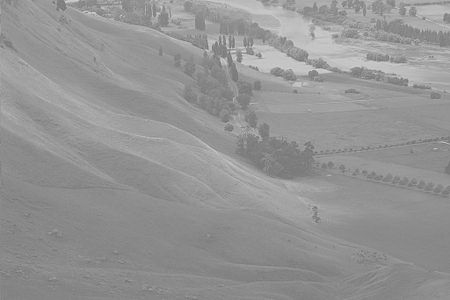
//> input picture Study_Yeungnam_Univ/Autonomous driving Artificial intelligence/bmp&jpg/hawkes.bmp, 450 x 300 px
$ ./alpha_equalizeHist_by_hawkes   (built with g++ and OpenCV 4, the #if around main switched on)
//> lines starting //> are read from the running program, lines starting //| are printed output that depends on the picture
// Eg.4 results
// 주소복사가 아니라, Deep copy 예제이고, equlizeHist라는 opencv 내장 function 사용.
#if 0

#include <stdio.h>
#include "opencv2/opencv.hpp"
#include <iostream>
using namespace cv;
using namespace std;

Mat calcGrayHist(const Mat& img);

Mat drawGrayHistImage(const Mat& hist);

int main(void) {


	Mat src;
	src = imread("hawkes.bmp", IMREAD_GRAYSCALE);
//> src is the input picture: 300 rows x 450 cols, CV_8UC1; min 107, max 218, mean 148

	Mat dst(src.rows, src.cols, src.type());
	Mat hist_equalized_src;

	float alpha = 1;

	for (int i = 0; i < src.rows; i++) {
		for (int j = 0; j < src.cols; j++) {
			//dst.at<uchar>(i, j) = saturate_cast<uchar>(src.at<uchar>(i, j) + 50);
			//dst.at<uchar>(i, j) = saturate_cast<uchar>(src.at<uchar>(i, j) * 1.5);
			dst.at<uchar>(i, j) = saturate_cast<uchar>(src.at<uchar>(i, j) + ((src.at<uchar>(i, j) - 128 * alpha)));
		}
	}
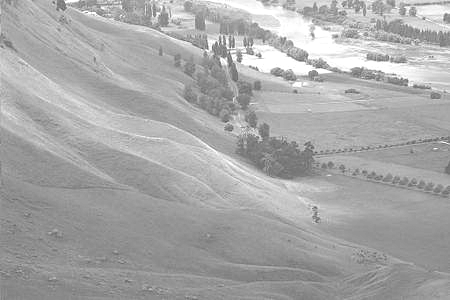
//> dst: 300 rows x 450 cols, CV_8UC1; min 86, max 255, mean 167.7

	equalizeHist(src, hist_equalized_src);
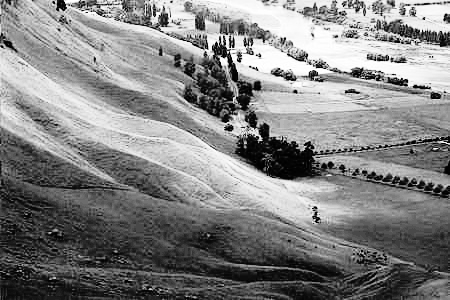
//> hist_equalized_src: 300 rows x 450 cols, CV_8UC1; min 0, max 255, mean 130.5

	Mat hist_src = calcGrayHist(src);
//> in calcGrayHist, `calcHist(&img, 1, channels, noArray(), hist, dims, histSize, ranges );`: hist = 256 values, max 5765 at index 138, min 0 at index 0, mean 527.3
//> hist_src has the same summary as hist in calcGrayHist
	Mat hist_src_img = drawGrayHistImage(hist_src);
//> in drawGrayHistImage, `minMaxLoc(hist, 0, &histMax, 0, 0, noArray());`: histMax = 5765
//| 5765.000000
//> after the loop in drawGrayHistImage, `for (int i = 0; i < 256; i++)`:
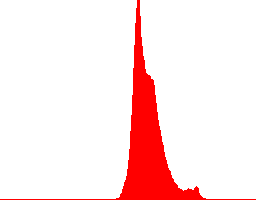
//> imgHist: 200 rows x 256 cols, CV_8UC3; mean B, G, R 228.7, 228.7, 255

	Mat hist_dst = calcGrayHist(dst);
//> hist_dst = 256 values, max 5765 at index 148, min 0 at index 0, mean 517.3
	Mat hist_dst_img = drawGrayHistImage(hist_dst);
//| 5765.000000
//> after the loop in drawGrayHistImage (call 2), `for (int i = 0; i < 256; i++)`:
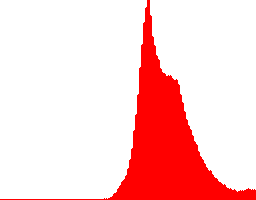
//> imgHist: 200 rows x 256 cols, CV_8UC3; mean B, G, R 207.4, 207.4, 255

	Mat hist_eq = calcGrayHist(hist_equalized_src);
//> hist_eq = 256 values, max 5765 at index 73, min 0 at index 7, mean 526
	Mat hist_eq_img = drawGrayHistImage(hist_eq);
//| 5765.000000
//> after the loop in drawGrayHistImage (call 3), `for (int i = 0; i < 256; i++)`:
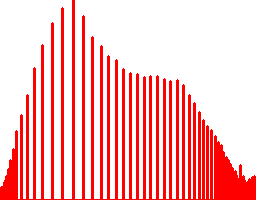
//> imgHist: 200 rows x 256 cols, CV_8UC3; mean B, G, R 189.9, 189.9, 255

	imshow("src", src);
	imshow("srcHistogram", hist_src_img);

	imshow("dst", dst);
	imshow("dstHistogram", hist_dst_img);

	imshow("hist_equalization", hist_equalized_src);
	imshow("hist_eq_Histogram", hist_eq_img);

	waitKey(0);
	return 0;
}

Mat calcGrayHist(const Mat& img) {
	CV_Assert(img.type() == CV_8UC1);

	Mat hist;
	int channels[] = { 0 };
	int dims = 1;
	const int histSize[] = { 256 };
	float graylevel[] = { 0, 255 };
	const float* ranges[] = { graylevel };

	calcHist(&img,
		1,
		channels,
		noArray(),
		hist,
		dims,
		histSize,
		ranges
	);
	return hist;
}

Mat drawGrayHistImage(const Mat& hist) {
	CV_Assert(hist.type() == CV_32FC1);
	CV_Assert(hist.size() == Size(1, 256));

	double histMax;
	minMaxLoc(hist, 0, &histMax, 0, 0, noArray());

	printf("\n\n%f\n\n", histMax);

	int hist_box_width = 256;
	int hist_box_height = 200;

	Mat imgHist(hist_box_height, hist_box_width, CV_8UC3, Scalar(255, 255, 255));

	for (int i = 0; i < 256; i++) {
		line(imgHist,
			Point(i * (hist_box_width / 256), hist_box_height),
			Point(i * (hist_box_width / 256), hist_box_height - cvRound(hist.at<float>(i, 0) * hist_box_height / histMax)),
			Scalar(0, 0, 255),
			2);
	}
	return imgHist;
}

#endif


// [49 lines of commented-out code are left out]
